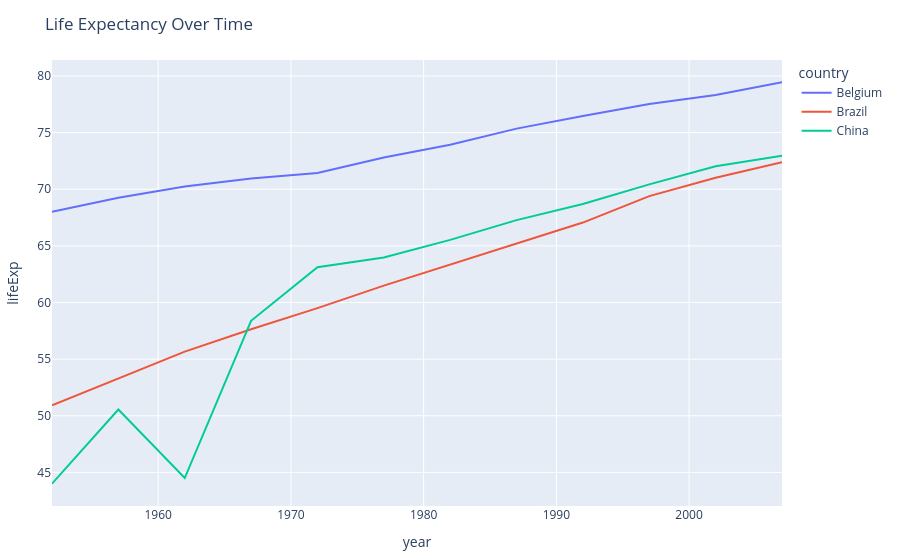

The notebook cell this image was saved under:
### Markdown cell above
## 4 — Line Chart Over Time

Plot life expectancy over time for Belgium, China, and Brazil.

### Code cell
countries = ["Belgium", "China", "Brazil"]
df_sel = df[df["country"].isin(countries)].copy()

fig = px.line(
    df_sel,
    x="year",
    y="lifeExp",
    color="country",
    title="Life Expectancy Over Time"
)

fig.update_layout(margin=dict(l=40, r=40, t=60, b=40))
fig.show()

### Figure 1 — Plotly figure (JSON) as saved in the notebook; plotly's stock layout.template omitted (floating-point values rounded to 4 significant figures)
{"data": [{"hovertemplate": "country=Belgium<br>year=%{x}<br>lifeExp=%{y}<extra></extra>", "legendgroup": "Belgium", "line": {"color": "#636efa", "dash": "solid"}, "marker": {"symbol": "circle"}, "mode": "lines", "name": "Belgium", "orientation": "v", "showlegend": true, "x": [1952, 1957, 1962, 1967, 1972, 1977, 1982, 1987, 1992, 1997, 2002, 2007], "xaxis": "x", "y": [68.0, 69.24, 70.25, 70.94, 71.44, 72.8, 73.93, 75.35, 76.46, 77.53, 78.32, 79.44], "yaxis": "y", "type": "scatter"}, {"hovertemplate": "country=Brazil<br>year=%{x}<br>lifeExp=%{y}<extra></extra>", "legendgroup": "Brazil", "line": {"color": "#EF553B", "dash": "solid"}, "marker": {"symbol": "circle"}, "mode": "lines", "name": "Brazil", "orientation": "v", "showlegend": true, "x": [1952, 1957, 1962, 1967, 1972, 1977, 1982, 1987, 1992, 1997, 2002, 2007], "xaxis": "x", "y": [50.92, 53.28, 55.66, 57.63, 59.5, 61.49, 63.34, 65.2, 67.06, 69.39, 71.01, 72.39], "yaxis": "y", "type": "scatter"}, {"hovertemplate": "country=China<br>year=%{x}<br>lifeExp=%{y}<extra></extra>", "legendgroup": "China", "line": {"color": "#00cc96", "dash": "solid"}, "marker": {"symbol": "circle"}, "mode": "lines", "name": "China", "orientation": "v", "showlegend": true, "x": [1952, 1957, 1962, 1967, 1972, 1977, 1982, 1987, 1992, 1997, 2002, 2007], "xaxis": "x", "y": [44.0, 50.55, 44.5, 58.38, 63.12, 63.97, 65.53, 67.27, 68.69, 70.43, 72.03, 72.96], "yaxis": "y", "type": "scatter"}], "layout": {"xaxis": {"anchor": "y", "domain": [0.0, 1.0], "title": {"text": "year"}}, "yaxis": {"anchor": "x", "domain": [0.0, 1.0], "title": {"text": "lifeExp"}}, "legend": {"title": {"text": "country"}, "tracegroupgap": 0}, "title": {"text": "Life Expectancy Over Time"}, "margin": {"l": 40, "r": 40, "t": 60, "b": 40}}}
